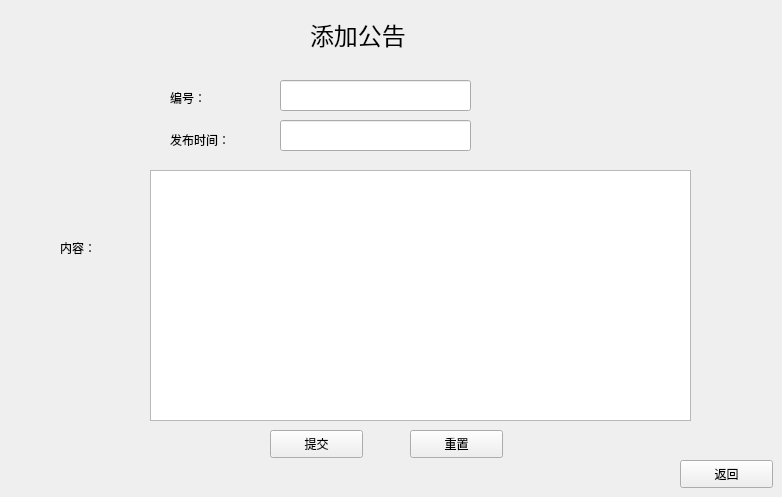
    <widget class="QWidget" name="pageadv">
     <widget class="QLabel" name="label_50">
      <property name="geometry">
       <rect>
        <x>170</x>
        <y>90</y>
        <width>72</width>
        <height>15</height>
       </rect>
      </property>
      <property name="text">
       <string>编号：</string>
      </property>
     </widget>
     <widget class="QLabel" name="label_51">
      <property name="geometry">
       <rect>
        <x>170</x>
        <y>130</y>
        <width>81</width>
        <height>20</height>
       </rect>
      </property>
      <property name="text">
       <string>发布时间：</string>
      </property>
     </widget>
     <widget class="QLineEdit" name="lineEdit_adv_id">
      <property name="geometry">
       <rect>
        <x>280</x>
        <y>80</y>
        <width>191</width>
        <height>31</height>
       </rect>
      </property>
     </widget>
     <widget class="QLineEdit" name="lineEdit_adv_date">
      <property name="geometry">
       <rect>
        <x>280</x>
        <y>120</y>
        <width>191</width>
        <height>31</height>
       </rect>
      </property>
     </widget>
     <widget class="QLabel" name="label_52">
      <property name="geometry">
       <rect>
        <x>60</x>
        <y>240</y>
        <width>72</width>
        <height>15</height>
       </rect>
      </property>
      <property name="text">
       <string>内容：</string>
      </property>
     </widget>
     <widget class="QTextEdit" name="textEdit_adv_content">
      <property name="geometry">
       <rect>
        <x>150</x>
        <y>170</y>
        <width>541</width>
        <height>251</height>
       </rect>
      </property>
     </widget>
     <widget class="QPushButton" name="pushButton_6">
      <property name="geometry">
       <rect>
        <x>270</x>
        <y>430</y>
        <width>93</width>
        <height>28</height>
       </rect>
      </property>
      <property name="text">
       <string>提交</string>
      </property>
     </widget>
     <widget class="QPushButton" name="pushButton_8">
      <property name="geometry">
       <rect>
        <x>410</x>
        <y>430</y>
        <width>93</width>
        <height>28</height>
       </rect>
      </property>
      <property name="text">
       <string>重置</string>
      </property>
     </widget>
     <widget class="QPushButton" name="pushButton_10">
      <property name="geometry">
       <rect>
        <x>680</x>
        <y>460</y>
        <width>93</width>
        <height>28</height>
       </rect>
      </property>
      <property name="text">
       <string>返回</string>
      </property>
     </widget>
     <widget class="QLabel" name="label_53">
      <property name="geometry">
       <rect>
        <x>310</x>
        <y>14</y>
        <width>171</width>
        <height>41</height>
       </rect>
      </property>
      <property name="font">
       <font>
        <family>Agency FB</family>
        <pointsize>18</pointsize>
       </font>
      </property>
      <property name="text">
       <string>添加公告</string>
      </property>
     </widget>
    </widget>
